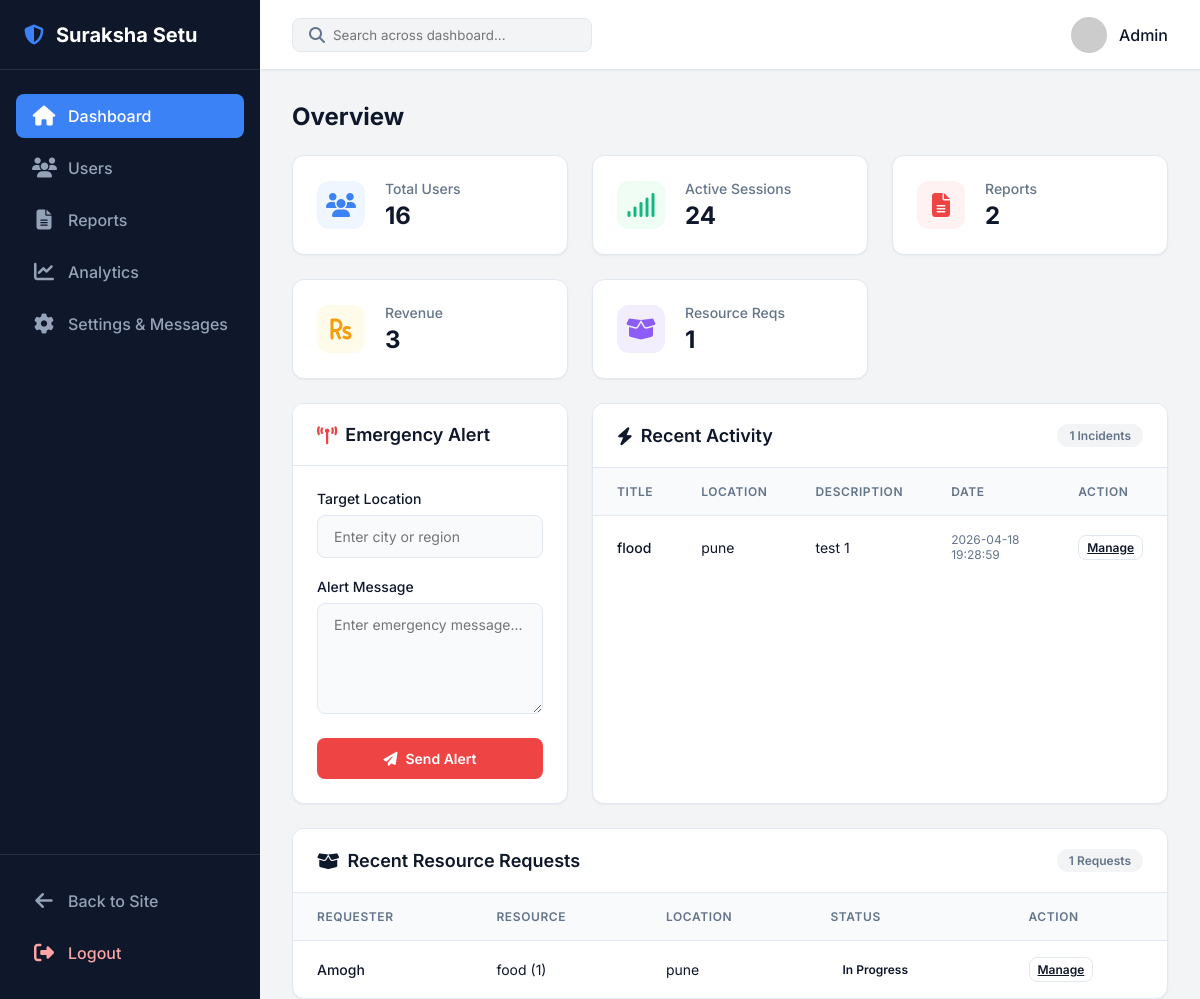
Screenshot of /admin/dashboard (signed in) with the database file from the repository.
### tables this page shows
CREATE TABLE incidents (
                        id INTEGER PRIMARY KEY AUTOINCREMENT,
                        title TEXT NOT NULL,
                        description TEXT NOT NULL,
                        location TEXT NOT NULL,
                        timestamp DATETIME DEFAULT CURRENT_TIMESTAMP
                    , severity TEXT, reporter_name TEXT, reporter_contact TEXT, status TEXT DEFAULT 'Pending');

CREATE TABLE resource_requests (id INTEGER PRIMARY KEY AUTOINCREMENT, requester_name TEXT NOT NULL, contact_info TEXT NOT NULL, resource_type TEXT NOT NULL, quantity TEXT, location TEXT NOT NULL, urgency TEXT, status TEXT DEFAULT 'Pending', created_at DATETIME DEFAULT CURRENT_TIMESTAMP);

### app.py (the view, shortened to what this page needs)
@app.route('/admin/dashboard', methods=['GET', 'POST'])
def admin_dashboard():
    if not session.get('admin_logged_in'):
        return redirect(url_for('admin_login'))
    with get_db() as conn:
        users = conn.execute("SELECT id, email, location FROM users ORDER BY email").fetchall()
        volunteers_list = conn.execute("SELECT * FROM volunteers ORDER BY created_at DESC").fetchall()
        missing_reports_list = conn.execute("SELECT * FROM missing_reports ORDER BY id DESC").fetchall()
        contact_messages_list = conn.execute("SELECT * FROM contact_messages ORDER BY timestamp DESC").fetchall()
        orders_list = conn.execute("SELECT * FROM orders ORDER BY timestamp DESC").fetchall()
        incidents_list = conn.execute("SELECT * FROM incidents ORDER BY timestamp DESC").fetchall()
        resource_requests_list = conn.execute("SELECT * FROM resource_requests ORDER BY created_at DESC").fetchall()
        sightings_list = conn.execute("SELECT * FROM report_sightings ORDER BY created_at DESC").fetchall()
    error = session.pop('dashboard_error', None)
    result = session.pop('dashboard_result', None)
    return render_template('admin_dashboard.html',
                           users=users,
                           volunteers=volunteers_list,
                           missing_reports=missing_reports_list,
                           contact_messages=contact_messages_list,
                           orders=orders_list,
                           incidents=incidents_list,
                           resource_requests=resource_requests_list,
                           sightings=sightings_list,
                           error=error,
                           result=result)

### app.py (called while the page is built)
def get_db():
    conn = sqlite3.connect('users.db')
    conn.row_factory = sqlite3.Row  # Allows accessing columns by name
    return conn

### templates/admin_dashboard.html (shortened to what this page needs)
<!DOCTYPE html>
<html lang="en">
<head>
    <link rel="stylesheet" href="https://cdnjs.cloudflare.com/ajax/libs/font-awesome/6.4.0/css/all.min.css">
    <link rel="stylesheet" href="{{ url_for('static', filename='css/admin_dashboard.css') }}">
</head>
<body>
    <div class="admin-layout">
        <aside class="sidebar">
            <div class="sidebar-header">
                <i class="fas fa-shield-alt"></i>
                <span>Suraksha Setu</span>
            </div>
            <nav class="sidebar-nav">
                <a class="nav-item active" data-target="dashboard-tab"><i class="fas fa-home"></i>
                    <span>Dashboard</span></a>
                <a class="nav-item" data-target="users-tab"><i class="fas fa-users"></i> <span>Users</span></a>
                <a class="nav-item" data-target="reports-tab"><i class="fas fa-file-alt"></i> <span>Reports</span></a>
                <a class="nav-item" data-target="finance-tab"><i class="fas fa-chart-line"></i>
                    <span>Analytics</span></a>
                <a class="nav-item" data-target="messages-tab"><i class="fas fa-cog"></i> <span>Settings &
                        Messages</span></a>
            </nav>
            <div class="sidebar-footer">
                <a href="/" class="nav-item"><i class="fas fa-arrow-left"></i> <span>Back to Site</span></a>
                <a href="{{ url_for('admin_logout') }}" class="nav-item text-danger-link"><i
                        class="fas fa-sign-out-alt"></i> <span>Logout</span></a>
            </div>
        </aside>
        <main class="main-wrapper">
            <header class="top-navbar">
                <div class="search-bar">
                    <i class="fas fa-search"></i>
                    <input type="text" placeholder="Search across dashboard...">
                </div>
                <div class="top-nav-actions">
                    <div class="user-profile">
                        <img src="https://ui-avatars.com/api/?name=Admin&background=0D8ABC&color=fff" alt="Admin">
                        <span>Admin</span>
                    </div>
                </div>
            </header>
            <div class="content-area">
                <div id="dashboard-tab" class="tab-section active">
                    <div class="page-header">
                        <h1>Overview</h1>
                    </div>
                    <div class="metrics-grid">
                        <div class="metric-card">
                            <div class="metric-icon icon-blue"><i class="fas fa-users"></i></div>
                            <div class="metric-info">
                                <span class="metric-title">Total Users</span>
                                <span class="metric-value">{{ users|length }}</span>
                            </div>
                        </div>
                        <div class="metric-card">
                            <div class="metric-icon icon-green"><i class="fas fa-signal"></i></div>
                            <div class="metric-info">
                                <span class="metric-title">Active Sessions</span>
                                <span class="metric-value">24</span>
                            </div>
                        </div>
                        <div class="metric-card">
                            <div class="metric-icon icon-red"><i class="fas fa-file-alt"></i></div>
                            <div class="metric-info">
                                <span class="metric-title">Reports</span>
                                <span class="metric-value">{{ incidents|length + missing_reports|length }}</span>
                            </div>
                        </div>
                        <div class="metric-card">
                            <div class="metric-icon icon-yellow"><i class="fas fa-rupee-sign"></i></div>
                            <div class="metric-info">
                                <span class="metric-title">Revenue</span>
                                <span class="metric-value">{{ orders|length }}</span>
                            </div>
                        </div>
                        <div class="metric-card">
                            <div class="metric-icon icon-blue"
                                style="background-color: rgba(139, 92, 246, 0.1); color: #8b5cf6;"><i
                                    class="fas fa-box-open"></i></div>
                            <div class="metric-info">
                                <span class="metric-title">Resource Reqs</span>
                                <span class="metric-value">{{ resource_requests|length }}</span>
                            </div>
                        </div>
                    </div>
                    <div class="bento-grid">
                        <div class="col-span-4">
                            <div class="card">
                                <div class="card-header">
                                    <h2><i class="fas fa-broadcast-tower text-danger"></i> Emergency Alert</h2>
                                </div>
                                <div class="card-body">
                                    <form method="POST" id="alertForm">
                                        <div class="form-group">
                                            <label class="form-label">Target Location</label>
                                            <input type="text" class="form-control" name="location"
                                                value="{{ last_location if last_location }}" required
                                                placeholder="Enter city or region">
                                        </div>
                                        <div class="form-group">
                                            <label class="form-label">Alert Message</label>
                                            <textarea class="form-control" name="message" rows="5" required
                                                placeholder="Enter emergency message...">{{ last_message if last_message }}</textarea>
                                        </div>
                                        <button type="submit" class="btn btn-danger w-full"><i
                                                class="fas fa-paper-plane"></i> Send Alert</button>
                                    </form>
                                </div>
                            </div>
                        </div>
                        <div class="col-span-8">
                            <div class="card">
                                <div class="card-header">
                                    <h2><i class="fas fa-bolt text-warning"></i> Recent Activity</h2>
                                    <span class="card-badge">{{ incidents|length }} Incidents</span>
                                </div>
                                <div class="card-body p-0">
                                    <div class="table-container">
                                        <table class="data-table">
                                            <thead>
                                                <tr>
                                                    <th>Title</th>
                                                    <th>Location</th>
                                                    <th>Description</th>
                                                    <th>Date</th>
                                                    <th>Action</th>
                                                </tr>
                                            </thead>
                                            <tbody>
                                                {% for inc in incidents[:6] %}
                                                <tr>
                                                    <td style="font-weight:500">{{ inc.title }}</td>
                                                    <td>{{ inc.location }}</td>
                                                    <td class="truncate" title="{{ inc.description }}">{{
                                                        inc.description }}</td>
                                                    <td style="color:var(--text-muted);font-size:0.75rem">{{
                                                        inc.timestamp }}</td>
                                                    <td><a href="#" onclick="switchTab('reports-tab')"
                                                            class="btn btn-outline"
                                                            style="padding:0.25rem 0.5rem;font-size:0.75rem">Manage</a>
                                                    </td>
                                                </tr>
                                                {% else %}
                                                <tr>
                                                    <td colspan="5" style="text-align:center">No activity recorded yet.
                                                    </td>
                                                </tr>
                                                {% endfor %}
                                            </tbody>
                                        </table>
                                    </div>
                                </div>
                            </div>
                        </div>
                        <div class="col-span-12">
                            <div class="card">
                                <div class="card-header">
                                    <h2><i class="fas fa-box-open text-info"></i> Recent Resource Requests</h2>
                                    <span class="card-badge">{{ resource_requests|length }} Requests</span>
                                </div>
                                <div class="card-body p-0">
                                    <div class="table-container">
                                        <table class="data-table">
                                            <thead>
                                                <tr>
                                                    <th>Requester</th>
                                                    <th>Resource</th>
                                                    <th>Location</th>
                                                    <th>Status</th>
                                                    <th>Action</th>
                                                </tr>
                                            </thead>
                                            <tbody>
                                                {% for req in resource_requests[:5] %}
                                                <tr>
                                                    <td style="font-weight:500">{{ req.requester_name }}</td>
                                                    <td>{{ req.resource_type }} ({{ req.quantity }})</td>
                                                    <td>{{ req.location }}</td>
                                                    <td>
                                                        {% set r_status_colors = {'Pending': 'status-warning', 'In
                                                        Progress': 'status-primary', 'Fulfilled': 'status-success',
                                                        'Rejected': 'status-danger'} %}
                                                        <span
                                                            class="status-badge {{ r_status_colors.get(req.status, '') }}">{{
                                                            req.status }}</span>
                                                    </td>
                                                    <td><a href="#" onclick="switchTab('reports-tab')"
                                                            class="btn btn-outline"
                                                            style="padding:0.25rem 0.5rem;font-size:0.75rem">Manage</a>
                                                    </td>
                                                </tr>
                                                {% else %}
                                                <tr>
                                                    <td colspan="5" style="text-align:center">No resource requests yet.
                                                    </td>
                                                </tr>
                                                {% endfor %}
                                            </tbody>
                                        </table>
                                    </div>
                                </div>
                            </div>
                        </div>
                    </div>
                </div>
            </div>
        </main>
    </div>
</body>
</html>

### rows the page displays
incidents: title "flood", location "pune", description "test 1", timestamp "2026-04-18 19:28:59"
resource_requests: requester_name "Amogh", resource_type "food", quantity "1", location "pune", status "In Progress"

### other values shown
{{ users|length }} "16"
{{ incidents|length + missing_reports|length }} "2"
{{ orders|length }} "3"
{{ resource_requests|length }} "1"
{{ incidents|length }} "1"
